Frame 1 (no input): blank canvas, image omitted
Frame 60 (no input): blank canvas, image omitted
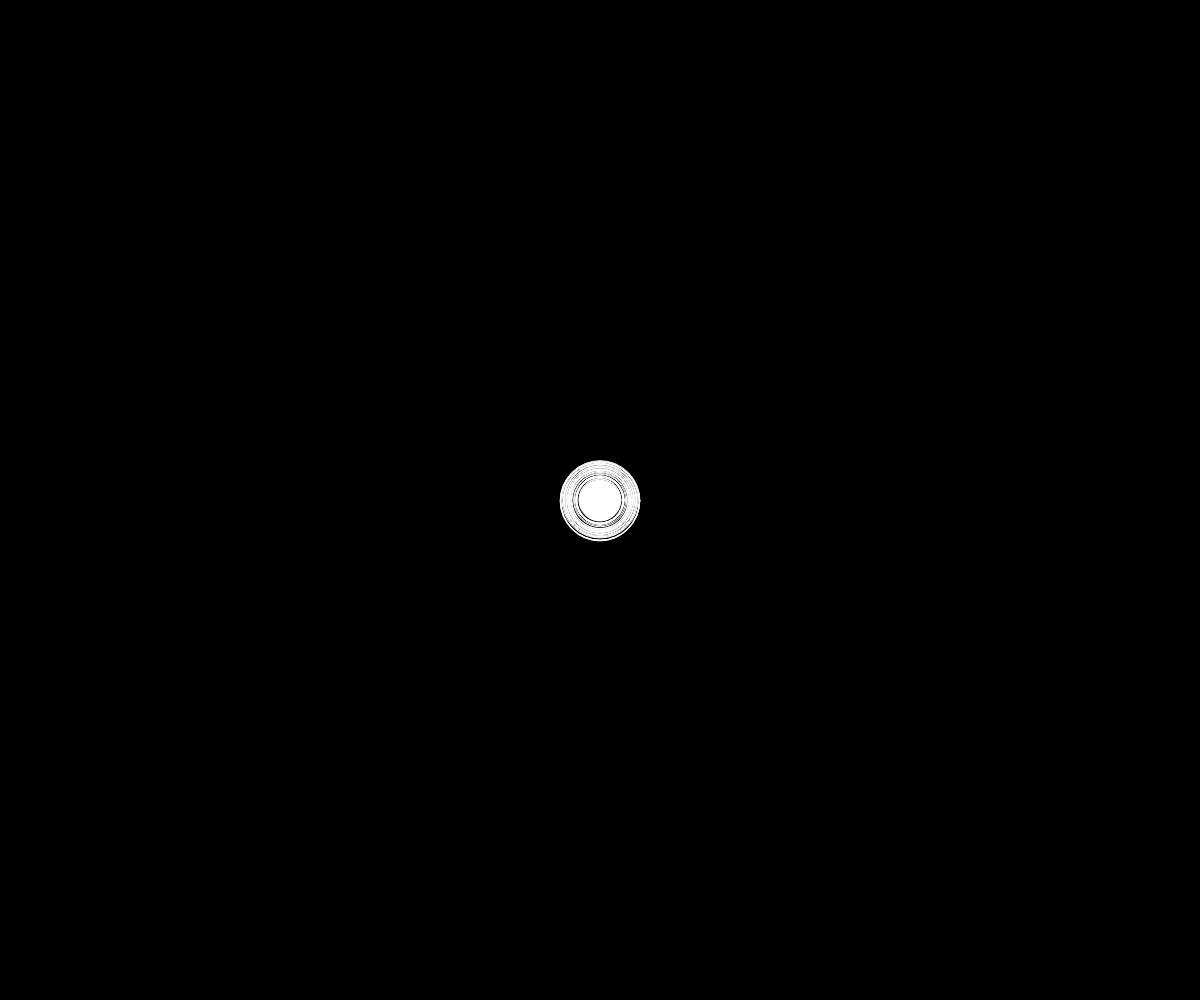
Frame 120 (the mouse pressed at the canvas centre since frame 60)

The p5.js sketch whose frames 1 and 60 were blank and that drew this single picture after the mouse press (run headless with seeded random() and noise() and a simulated clock; from frame 60 on, the mouse is pressed at the canvas centre):

// p5.js sketch
// ── sketch.js
let v1
let vehicles =  []

function setup() {
    createCanvas(windowWidth, windowHeight)
    background(0)
    v1 = new Vehicle(width/2, height/2)
    vehicles.push(v1)
}

function draw() {
    background(0)
    if(mouseIsPressed) {
        vehicles.push(new Vehicle(mouseX, mouseY, random(10,40)))
    }
   
    for (let i =0 ; i< vehicles.length; i++) {
        let v = vehicles[i]
        v.checkEdges()
        v.update()
        v.applyBehavior(vehicles)
        v.display()
    }

}
// ── separation.js


function Vehicle(x,y,rad) {
    this.loc = new p5.Vector(x,y)
    this.acc = new p5.Vector(0,0.5)
    this.vel = new p5.Vector(0,0)
    this.r =rad
    this.maxspeed = 10
}

Vehicle.prototype.separate = function(others) {
    const desiredDist = 4*this.r
    let sum = new p5.Vector(0,0)
    let count = 0
    
    for (let i = 0; i < others.length ; i++) {
        let distance = p5.Vector.dist(this.loc, others[i].loc)
        
        if(distance !== 0 && distance < desiredDist) {
            let diff = new p5.Vector.sub(this.loc, others[i].loc )
            diff.normalize()
            sum.add(diff)
            count += 1
        }
    }
    
    if (count > 0) {
        sum.div(count)
        let steer = p5.Vector.sub(sum, this.vel)
        steer.mult(this.maxspeed)
        return steer
    } else {
        return false
    }
}

Vehicle.prototype.seek = function (target) {
    let desired = new p5.Vector.sub(target, this.loc)
    desired.normalize()
    desired.mult(this.maxspeed)
    let steering = new p5.Vector.sub(desired, this.vel)
    return steering
}

Vehicle.prototype.applyForce = function(force) {
    // Force = mass * acceleration
    let fAcc= new p5.Vector.div(force, this.r)
    this.acc.add(fAcc)
}

Vehicle.prototype.update = function () {
    this.vel.add(this.acc)
    this.loc.add(this.vel)
    this.acc.mult(0)
}

Vehicle.prototype.display = function() {
    fill(255)
    noStroke()
    ellipse(this.loc.x, this.loc.y, this.r, this.r)
    noFill()
    stroke(255)
    ellipse(this.loc.x, this.loc.y, 2*this.r, 2*this.r)
    
}

Vehicle.prototype.checkEdges = function() {
    if(this.loc.x > width || this.loc.x< 0 ) {
        this.vel.x *= -1
    }
    if(this.loc.y > height || this.loc.y< 0 ) {
        this.vel.y *= -1
    }
}

Vehicle.prototype.applyBehavior = function (others) {
    let separateForce = this.separate(others)
    let target = new p5.Vector(mouseX, mouseY)
    let seekForce = this.seek(target)

    if(separateForce) {
        this.applyForce(separateForce)
    }
    this.applyForce(seekForce)
}
